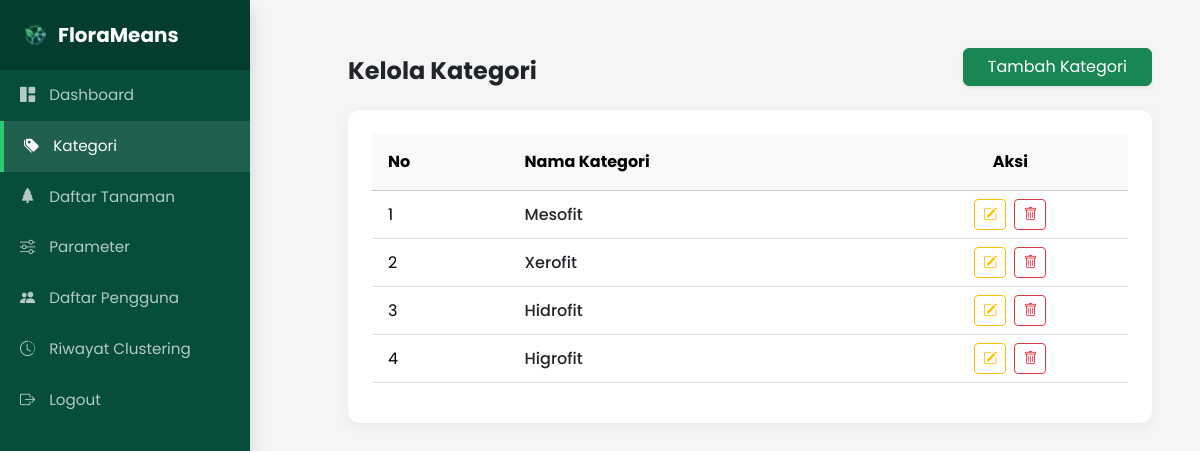
/kelola_kategori.php (signed in), run on the app's committed database.
### tables this page shows
CREATE TABLE `kategori` (
  `id_kategori` int(11) NOT NULL,
  `nama_kategori` varchar(25) NOT NULL,
  `suhu_udara_min` double NOT NULL,
  `suhu_udara_max` double NOT NULL,
  `cahaya_min` double NOT NULL,
  `cahaya_max` double NOT NULL,
  `lembab_udara_min` double NOT NULL,
  `lembab_udara_max` double NOT NULL,
  `lembab_tanah_min` double NOT NULL,
  `lembab_tanah_max` double NOT NULL
);

### database.php (called while the page is built, shortened)
<?php
class Database {
    private $host = "localhost";
    private $user = "root";
    private $pass = "";
    private $db = "florameans_db";
    public function __construct(){
        $this->conn = mysqli_connect($this->host, $this->user, $this->pass, $this->db);
    }
}
?>

### kategori_controller.php (called while the page is built, shortened)
<?php
require_once 'database.php';
class Kategori extends Database {
    public function tampilSemua(){
        $query = "SELECT * FROM kategori";
        return mysqli_query($this->conn, $query);
    }
}
?>

### kelola_kategori.php (the view, shortened to what this page needs)
<?php
    require_once 'kategori_controller.php';
    require_once 'viewHelper.php';
    $katObj = new Kategori();
    $dataKategori = $katObj->tampilSemua();
?>
<!DOCTYPE html>
<html lang="en">
<head>
    <link href="https://cdn.jsdelivr.net/npm/bootstrap@5.3.8/dist/css/bootstrap.min.css" rel="stylesheet">
    <link rel="stylesheet" href="https://cdn.jsdelivr.net/npm/bootstrap-icons@1.11.3/font/bootstrap-icons.min.css">
    <link rel="stylesheet" href="style.css">
</head>
<body>
    <div class="d-flex">
        <?php include 'sidebar.php'; ?>
        <main id="main-content">
            <div class="container-fluid p-4 p-md-5">
                <div class="card p-4 border-0">
                    <div class="table-responsive">
                        <table class="table table-hover align-middle">
                            <thead class="table-light">
                                <tr>
                                    <th class="py-3 px-3">No</th>
                                    <th class="py-3">Nama Kategori</th>
                                    <th class=" py-3 text-center">Aksi</th>
                                </tr>
                            </thead>
                            <tbody>
                                <?php
                                $no =1;
                                if (mysqli_num_rows($dataKategori) > 0 ){
                                    while ($row = mysqli_fetch_assoc($dataKategori)):
                                ?>
                                <tr>
                                    <td class="px-3"><?= $no++;?></td>
                                    <td class="fw-medium text-dark"><?= $row['nama_kategori'];?></td>
                                    <td class="text-center">
                                        <button class="btn btn-sm btn-outline-warning me-1 btn-edit"
                                            data-id="<?= $row['id_kategori'];?>"
                                            data-nama="<?= $row['nama_kategori'];?>"
                                            data-bs-toggle="modal"
                                            data-bs-target="#modalEdit">
                                            <i class="bi bi-pencil-square"></i>
                                        </button>
                                        <button class="btn btn-sm btn-outline-danger btn-delete" data-id="<?= $row['id_kategori'];?>"><i class="bi bi-trash"></i></button>
                                    </td>
                                </tr>
                                <?php
                                    endwhile;
                                    } else {
                                        echo '<tr><td colspan="5" class="text-center py-5 text-muted italic">Belum ada data kategori yang dimasukkan.</td></tr>';
                                    }?>
                                </tbody>
                            </table>
                        </div>
                    </div>
                </div>
            </div>
</body>
</html>

### style.css (style rules this page uses)
body { font-family: 'Poppins', sans-serif; background-color: #F5F5F5; margin: 0; padding: 0; }

### kelola_kategori.php (style rules this page uses)
#main-content { width: 100%; padding-left: 300px; transition: all 0.3s; }
.card { border: none; border-radius: 12px; box-shadow: 0 4px 12px rgba(0,0,0,0.05); }

### data on the page
kategori: nama_kategori "Mesofit"
kategori: nama_kategori "Xerofit"
kategori: nama_kategori "Hidrofit"
kategori: nama_kategori "Higrofit"

### other printed values
$title "Kelola Kategori"
$buttonText "Tambah Kategori"
